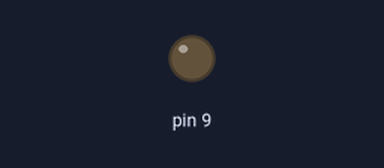
This sketch was run on a simulated Arduino Uno, built with avr-gcc and run on an emulated ATmega328P. On the bench: output pins drawn as LEDs (lit = HIGH).

Above: at 1.0 s.
At 3.0 s:
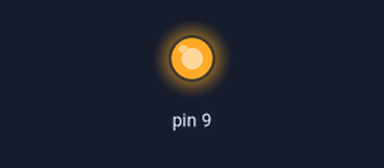
Timing chart, 0 to 5.2 s (numbered marks = the images above):
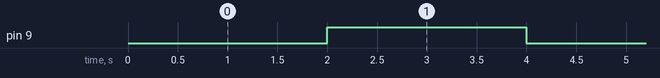

The sketch:

Task1_onoff_.ino
```cpp
void setup() {
  // put your setup code here, to run once:
 // put your setup code here, to run once:
  pinMode(9, OUTPUT);
  pinMode(A0, INPUT);
  Serial.begin(9600);
  Serial.setTimeout(-1);

}
int timer=0;
boolean on=false;
void loop() {
   if(timer==20){
    if(!on){
    digitalWrite(9,HIGH);
    on=true;
    }
    else{
    digitalWrite(9,LOW);
    on=false;
    }
    timer=0;
    }
    else{
       timer+=1;
       delay(100);

    }


  // put your main code here, to run repeatedly:

}
```

Measured:
- by itself, pin 9: alternates HIGH for 2.0 s and LOW for 2.0 s
